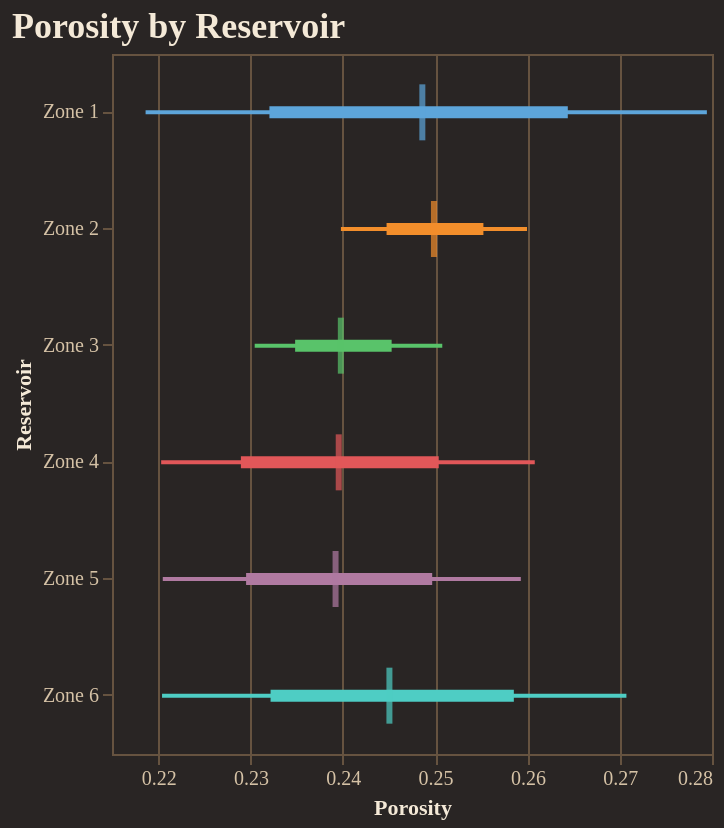

Notebook code cell kept with this figure:
### Code cell
fig = reporter.plotter.forest_plot(
    "Porosity", 
    backend=PLOTTING_BACKEND
)
fig.show()

### Figure 1 — Vega-Lite specification as saved in the notebook (floating-point values rounded to 4 significant figures)
{"config": {"background": "#292524", "view": {"fill": "#292524", "stroke": "#665340"}, "title": {"color": "#f4e9d7", "font": "Merriweather", "fontSize": 18, "fontWeight": 600, "subtitleColor": "#d5c2a6", "anchor": "start"}, "axis": {"domainColor": "#665340", "gridColor": "#665340", "tickColor": "#665340", "labelColor": "#d5c2a6", "titleColor": "#f4e9d7", "labelFont": "Merriweather", "titleFont": "Merriweather"}, "legend": {"titleColor": "#f4e9d7", "labelColor": "#d5c2a6", "labelFont": "Merriweather", "titleFont": "Merriweather", "orient": "top-right", "symbolType": "circle"}, "header": {"labelColor": "#d5c2a6", "titleColor": "#f4e9d7", "labelFont": "Merriweather", "titleFont": "Merriweather"}, "mark": {"color": "#c78d3b"}, "line": {"color": "#c78d3b"}, "bar": {"color": "#c78d3b"}, "point": {"color": "#ddb06d"}, "area": {"color": "#c78d3b", "opacity": 0.35}, "text": {"color": "#f4e9d7", "font": "Merriweather"}, "range": {"category": ["#5DA5DA", "#F28E2B", "#59C36A", "#E15759", "#B07AA1", "#4ECDC4", "#FF9DA7", "#EDC948"]}}, "layer": [{"mark": {"type": "rule", "strokeWidth": 2}, "encoding": {"color": {"field": "group", "legend": null, "type": "nominal"}, "x": {"field": "p10", "scale": {"zero": false}, "title": "Porosity", "type": "quantitative"}, "x2": {"field": "p90"}, "y": {"field": "group", "sort": ["Zone 1", "Zone 2", "Zone 3", "Zone 4", "Zone 5", "Zone 6"], "title": "Reservoir", "type": "nominal"}}}, {"mark": {"type": "rule", "strokeWidth": 6}, "encoding": {"color": {"field": "group", "legend": null, "type": "nominal"}, "x": {"field": "p25", "scale": {"zero": false}, "title": "Porosity", "type": "quantitative"}, "x2": {"field": "p75"}, "y": {"field": "group", "sort": ["Zone 1", "Zone 2", "Zone 3", "Zone 4", "Zone 5", "Zone 6"], "title": "Reservoir", "type": "nominal"}}}, {"mark": {"type": "tick", "color": "black", "size": 28, "thickness": 3}, "encoding": {"color": {"field": "group", "legend": null, "type": "nominal"}, "tooltip": [{"field": "group", "title": "Group", "type": "nominal"}, {"field": "p10", "title": "P10", "type": "quantitative"}, {"field": "p25", "title": "P25", "type": "quantitative"}, {"field": "median", "title": "Median", "type": "quantitative"}, {"field": "p75", "title": "P75", "type": "quantitative"}, {"field": "p90", "title": "P90", "type": "quantitative"}], "x": {"field": "median", "scale": {"zero": false}, "title": "Porosity", "type": "quantitative"}, "y": {"field": "group", "sort": ["Zone 1", "Zone 2", "Zone 3", "Zone 4", "Zone 5", "Zone 6"], "title": "Reservoir", "type": "nominal"}}}], "data": {"name": "data-df9d513e96240b33f49dc9910095fc59"}, "height": 350, "title": "Porosity by Reservoir", "width": "container", "$schema": "https://vega.github.io/schema/vega-lite/v5.20.1.json", "datasets": {"data-df9d513e96240b33f49dc9910095fc59": [{"group": "Zone 1", "p10": 0.2186, "p25": 0.2321, "median": 0.2486, "p75": 0.2644, "p90": 0.2794}, {"group": "Zone 2", "p10": 0.2398, "p25": 0.2447, "median": 0.2499, "p75": 0.2552, "p90": 0.26}, {"group": "Zone 3", "p10": 0.2305, "p25": 0.2348, "median": 0.2398, "p75": 0.2453, "p90": 0.2508}, {"group": "Zone 4", "p10": 0.2203, "p25": 0.229, "median": 0.2396, "p75": 0.2504, "p90": 0.2608}, {"group": "Zone 5", "p10": 0.2205, "p25": 0.2295, "median": 0.2392, "p75": 0.2497, "p90": 0.2593}, {"group": "Zone 6", "p10": 0.2204, "p25": 0.2322, "median": 0.2451, "p75": 0.2585, "p90": 0.2707}]}}
